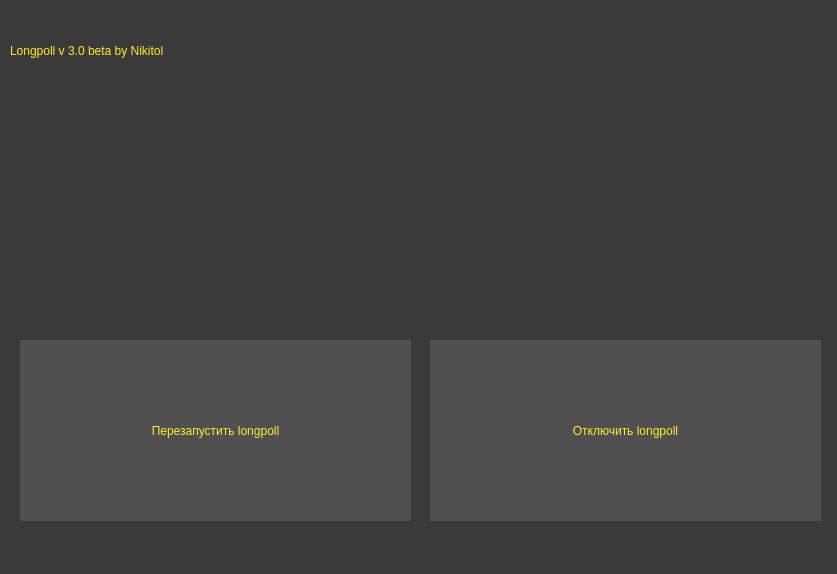
<?xml version="1.0" encoding="UTF-8"?>
<ui version="4.0">
 <class>Dialog</class>
 <widget class="QDialog" name="Dialog">
  <property name="geometry">
   <rect>
    <x>0</x>
    <y>0</y>
    <width>837</width>
    <height>574</height>
   </rect>
  </property>
  <property name="windowTitle">
   <string>Dialog</string>
  </property>
  <property name="styleSheet">
   <string notr="true">background-color: #3A3A3A;</string>
  </property>
  <widget class="QLabel" name="label">
   <property name="geometry">
    <rect>
     <x>10</x>
     <y>30</y>
     <width>531</width>
     <height>41</height>
    </rect>
   </property>
   <property name="styleSheet">
    <string notr="true">color: #FFEB2C;
font: 87 18pt &quot;Arial Black&quot;;
text-size: 500px;</string>
   </property>
   <property name="text">
    <string>Longpoll v 3.0 beta by Nikitol</string>
   </property>
  </widget>
  <widget class="QPushButton" name="pushButton">
   <property name="geometry">
    <rect>
     <x>20</x>
     <y>340</y>
     <width>391</width>
     <height>181</height>
    </rect>
   </property>
   <property name="styleSheet">
    <string notr="true">QPushButton{
	background-color: rgb(80, 80, 80);
	color: rgb(255, 235, 44);
	font: 87 18pt &quot;Arial&quot;;
	border: none;
}

QPushButton:hover{
	background-color: rgb(109, 109, 109);
	color: rgb(255, 235, 44);
	font: 87 18pt &quot;Arial&quot;;
	border: none;
}

QPushButton:pressed{
	background-color: rgb(67, 67, 67);
	color: rgb(207, 207, 207);
	font: 87 18pt &quot;Arial&quot;;
	border: none;
}</string>
   </property>
   <property name="text">
    <string>Перезапустить longpoll</string>
   </property>
  </widget>
  <widget class="QPushButton" name="pushButton_2">
   <property name="geometry">
    <rect>
     <x>430</x>
     <y>340</y>
     <width>391</width>
     <height>181</height>
    </rect>
   </property>
   <property name="styleSheet">
    <string notr="true">QPushButton{
	background-color: rgb(80, 80, 80);
	color: rgb(255, 235, 44);
	font: 87 18pt &quot;Arial&quot;;
	border: none;
}

QPushButton:hover{
	background-color: rgb(109, 109, 109);
	color: rgb(255, 235, 44);
	font: 87 18pt &quot;Arial&quot;;
	border: none;
}

QPushButton:pressed{
	background-color: rgb(67, 67, 67);
	color: rgb(207, 207, 207);
	font: 87 18pt &quot;Arial&quot;;
	border: none;
}</string>
   </property>
   <property name="text">
    <string>Отключить longpoll</string>
   </property>
  </widget>
 </widget>
 <resources/>
 <connections/>
</ui>
